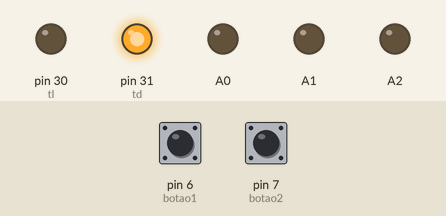
This sketch was run on a simulated Arduino Mega 2560, built with avr-gcc and run on an emulated ATmega2560. Parts: output pins drawn as LEDs (lit = HIGH). Dashed ring = blinking. The test bench sets the inputs (shaded band); at power-on: pin 6 (botao1) LOW, pin 7 (botao2) LOW.

Above: at 1.2 s.
1.3 s: pin 6 (botao1) pulled HIGH for 1 s
At 2.9 s:
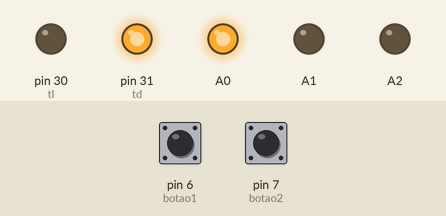
4.3 s: pin 7 (botao2) pulled HIGH for 3.2 s
At 4.52 s:
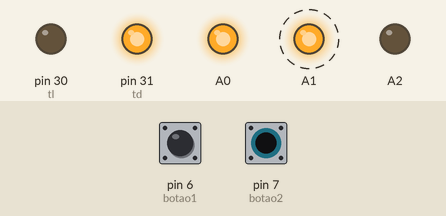
9.0 s: pin 7 (botao2) pulled HIGH for 0.15 s
At 10.3 s:
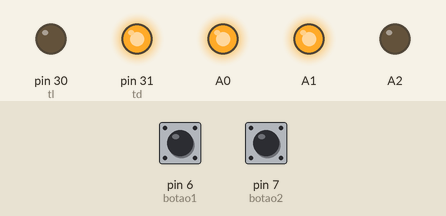
10.6 s: pin 6 (botao1) pulled HIGH for 0.15 s
At 11.7 s:
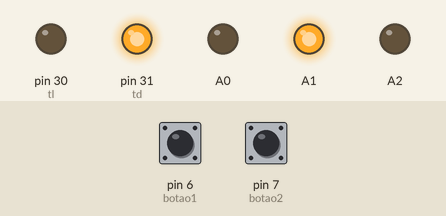
12.2 s: pin 6 (botao1) pulled HIGH for 3.2 s
At 12.42 s:
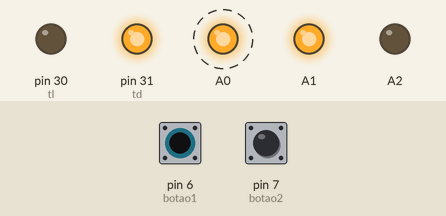
Timing chart, 0 to 17.0 s (numbered marks = the images above; inputs shaded):
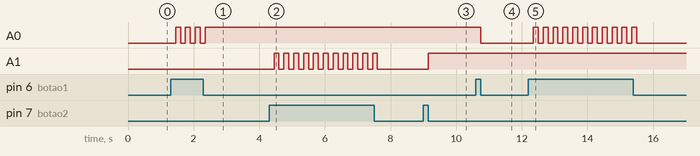

Measured:
- after the input at 1.3 s, A0: alternates HIGH for 0.15 s and LOW for 0.15 s, 7 changes in all, then stays HIGH, starting after 0.15 s
- after the input at 4.3 s, A1: alternates HIGH for 0.15 s and LOW for 0.15 s, 22 changes in all, then stays LOW, starting after 0.15 s
- after the input at 9.0 s, A1: LOW → HIGH after 0.15 s
- after the input at 10.6 s, A0: HIGH → LOW after 0.15 s
- after the input at 12.2 s, A0: alternates HIGH for 0.15 s and LOW for 0.15 s, 22 changes in all, then stays LOW, starting after 0.15 s

The sketch:

autocasa.ino
```cpp
#include <SPI.h>
#include <Ethernet.h>
//Configurações do Ethernet Shield
byte mac[] = { 0xDE, 0xAD, 0xBE, 0xEF, 0xFE, 0xED };
byte ip[] = { 192, 168, 25, 31 }; // ip que o arduino assumirá
byte gateway[] = { 192, 168, 25, 1 }; // ip do roteador
byte subnet[] = { 255, 255, 255, 0 }; // mascara da red
EthernetServer server(80); // Cria o servidor na porta 8081
//EthernetClient clientaux; // cria um cliente auxiliar para enviar informações http para o servidor
// String que representa o estado dos dispositivos
char Luz[5] = "00L#";
char Tomada[5] = "00T#";
char Status[6] = "00L0T";
// String onde é guardada as msgs recebidas
char msg[5] = "00M#";
// variaveis dos botoes
int botao1 = 6;
int botao2 = 7;
int bot1e = 0;
int bot2e = 0;
// variaveis dos leds da tomada
int tl = 30;
int td = 31;
void setup() {
  Ethernet.begin(mac, ip, gateway, subnet);
  server.begin();
  pinMode(A0, OUTPUT);
  pinMode(A1, OUTPUT);
  pinMode(A2, OUTPUT);
  pinMode(tl, OUTPUT);
  pinMode(td, OUTPUT);
  pinMode(botao1, INPUT);
  pinMode(botao2, INPUT);
  Serial.begin(9600);
  digitalWrite(td, HIGH);
}
void loop() {
  bot1e = digitalRead(botao1);
  if (bot1e == HIGH) {
    if (Status[0] == '1') {
      Status[0] = '0';
    } else {
      Status[0] = '1';
    }
    delay(150);
  }
  if (Status[0] == '1') {
    digitalWrite(A0, HIGH);
  } else {
    digitalWrite(A0, LOW);
  }
  bot2e = digitalRead(botao2);
  if (bot2e == HIGH) {
    if (Status[1] == '1') {
      Status[1] = '0';
    } else {
      Status[1] = '1';
    }
    delay(150);
  }
  if (Status[1] == '1') {
    digitalWrite(A1, HIGH);
  } else {
    digitalWrite(A1, LOW);
  }
  EthernetClient client = server.available();
  // SE receber um caracter...
  if (client) {
    // guarda o caracter na string 'msg'
    msg[1] = msg[2]; msg[2] = msg[3]; msg[3] = msg[4];
    msg[4] = client.read();
    if (msg[4] == '#') {
      switch (msg[3]) {
        case 'L':
          // Adicionar comentário.
          Luz[msg[1]] = msg[2];
          switch (msg[1]) {
            case '1':
              if (Luz[msg[1]] == '1') digitalWrite(A0, HIGH); else digitalWrite(A0, LOW);
              Status[0] = msg[2];
              break;
            case '2':
              if (Luz[msg[1]] == '1') digitalWrite(A1, HIGH); else digitalWrite(A1, LOW);
              Status[1] = msg[2];
              break;
          }
          break;
        case 'T':
          // Adicionar comentário.
          Tomada[msg[1]] = msg[2];
          switch (msg[1]) {
            case '1':
              if (Tomada[msg[1]] == '1') {digitalWrite(A2, HIGH);digitalWrite(tl, HIGH);digitalWrite(td, LOW);} else {digitalWrite(A2, LOW);digitalWrite(tl, LOW);digitalWrite(td, HIGH);}
              Status[3] = msg[2];
              break;
          }
          break;
        case 'R':
          client.write(Status);
          break;
      }
    }
  }
}
```
